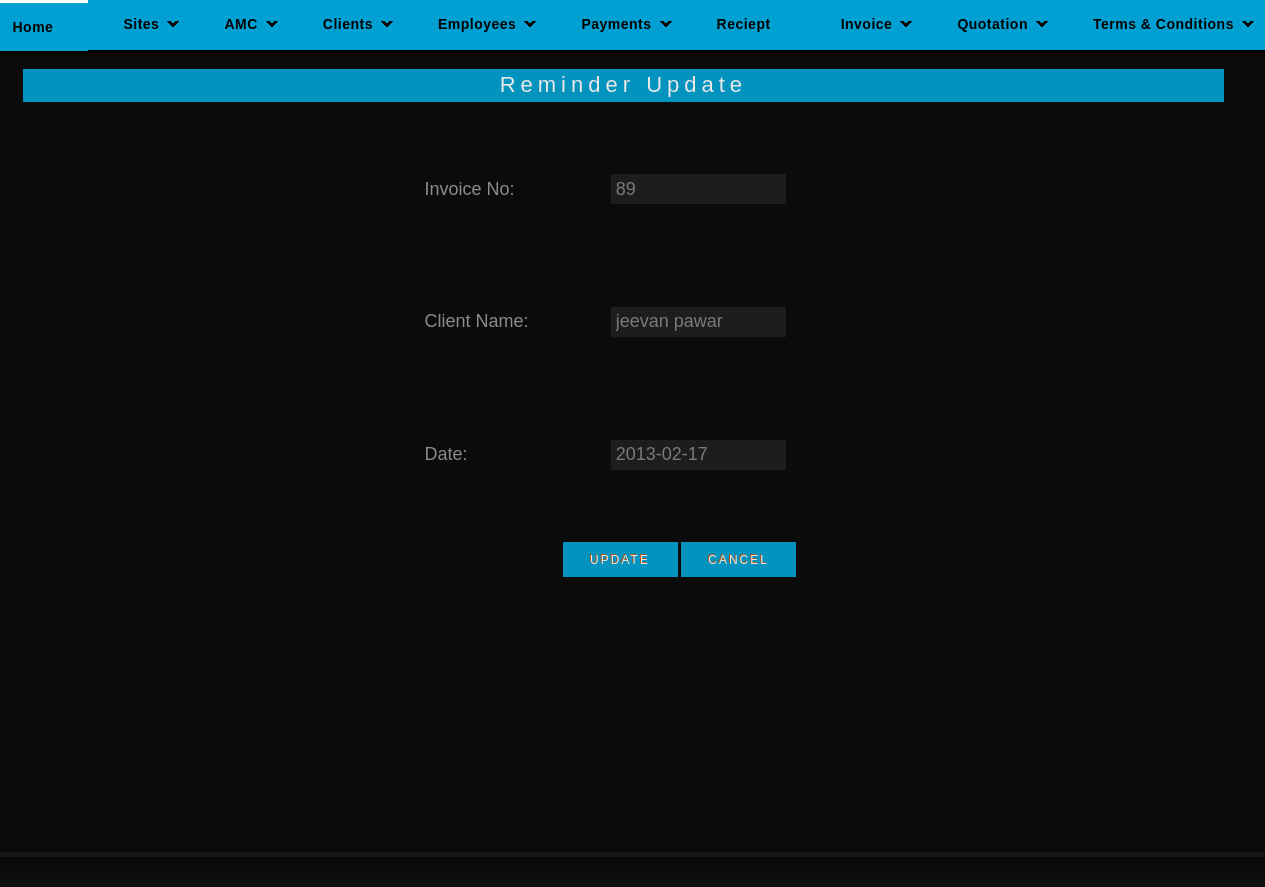
The app's page /amc_month.php?id=853 with its own data.
### tables this page shows
CREATE TABLE IF NOT EXISTS `reminder` (
  `r_id` int(11) NOT NULL AUTO_INCREMENT,
  `i_id` int(11) NOT NULL,
  `r_name` varchar(25) NOT NULL,
  `r_des` varchar(100) NOT NULL,
  `r_date` date NOT NULL,
  `r_r` varchar(11) NOT NULL,
  PRIMARY KEY (`r_id`)
);

### amc_month.php (the view, shortened to what this page needs)
<?php
	$up=$_REQUEST['id'];
	$up_qry="select * from reminder where r_id=".$up;
	$up_res=mysql_query($up_qry);
	$row_up=mysql_fetch_array($up_res);
?>
<html>
<head>
<link rel="stylesheet" href="styles.css" type="text/css" />
</head>
<body>
<div id="container">
    <?php
	include("header.php");
	?>
    <div id="sub-header">
    <div class="quo">
    	<br />
		<div class="quotation"><center>Reminder Update</center></div>
        <div>
        <form action="" method="post">
        <table class="addemp_re">
        <tr>
        <td class="l_form">Invoice No:</td>
        <td><input type="text" class="q_in" name="eu_name" value="<?php echo $row_up[1]; ?>"></td>
        </tr>
        <tr>
        <td class="l_form">Client Name:</td>
        <td><input type="text" class="q_in" name="eu_name" value="<?php echo $row_up[2]; ?>"></td>
        </tr>
        <tr>
        <td class="l_form">Date:</td>
        <td><input type="text" class="q_in" name="r_date" value="<?php echo $row_up[4]; ?>"></td>
        </tr>
        </div>
        <div class="addemp_r">
         <input name="e_up" class="formbutton" value=" Update " type="submit" />
         <input name="e_can" class="formbutton" value="Cancel" type="submit" />
        </div>
    </div>
    </div>
    </div>
 <div id="footer">
    </div>
</body>
</html>

### styles.css (style rules this page uses)
body { background: #161616; margin:0; padding:0; font-family: Verdana, Geneva, sans-serif; font-size: 13px; color: #666; }
* { margin:0; padding:0; }
form input, form select, form textarea { padding: 5px; color: #333333; border: 1px solid #ddd; border-right:1px solid #ccc; border-bottom:1px solid #ccc; background-color:#fff; font-family: Arial, Helvetica, sans-serif; font-size: 13px; }
form input.formbutton { color: #ffffff; padding: 6px 8px; font-size: 12px; letter-spacing:2px; font-family: Arial, Helvetica, sans-serif; text-decoration: none; text-transform: uppercase; text-shadow:-1px -1px #CE5709; background:#00a1d2; border: none; width:115px; height:35px; overflow: visible; }
#container { width: 960px; margin: 0 auto; padding: 0px; }
div#sub-header { margin-top:2px; margin-bottom:5px; margin-left:-180px; width:1315px; height: 800px; background-color:#0A0A0A; opacity:0.9; }
#footer { margin:0 auto; background: #000 url('images/footer.jpg') repeat-x scroll bottom left; padding: 30px 5px 0; }
.quo { margin-left:50px; }
.quotation { font-size:22px; color:#fff; font-family: Arial, Helvetica, sans-serif; font-weight:500; letter-spacing:5px; background-color:#00a1d2; width:95%; height:30px; margin-top:2px; padding:3px 0px 0px 0px; }
.l_form { margin-left:125px; margin-top:30px; font-size:18px; color:#999; border:none; }
.q_in { width:175px; height:30px; background-color:#333; opacity:0.5; font-size:18px; color:#fff; border:none; }
.addemp_re { width:500px; height:400px; margin-top:20px; margin-left:400px; }
.addemp_r { margin-top:20px; margin-left:540px; }

### records on screen
reminder: eu_name "89", eu_name "jeevan pawar", r_date "2013-02-17"
